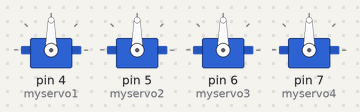
A sketch run on a simulated Arduino Uno, built with avr-gcc and run on an emulated ATmega328P. Parts: 4 × servo.

Above: at 0.1 s.
At 6.1 s:
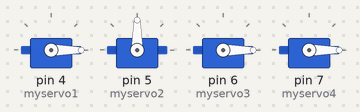
At 12.1 s:
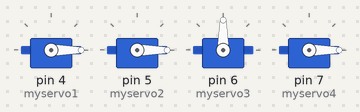
At 18.1 s:
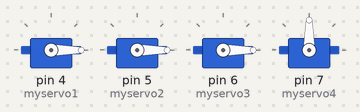
At 28.1 s:
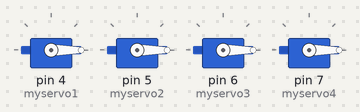
At 38.1 s:
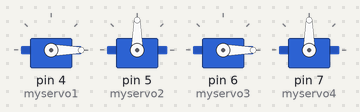
Timing chart, 0 to 39.6 s (numbered marks = the images above):
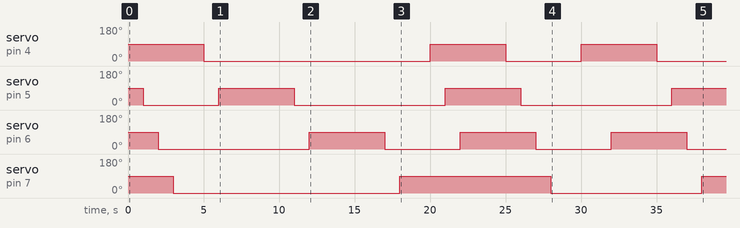

The sketch:

Prototype1_4up.ino
```cpp
#include <Servo.h> //server driving helper code
Servo myservo1;
Servo myservo2;
Servo myservo3;
Servo myservo4;
int pos = 0;
int del = 1000;
int down = 0;
int up = 90;

void setup()
{
 myservo1.attach(4); //assign servos to pins
 myservo2.attach(5);
 myservo3.attach(6);
 myservo4.attach(7);
}

void loop() //execution loop
{
alpha();
delay(del);
beta();
delay(del);
delta();
delay(del);
gamma();
delay(del);
omega();
delay(del);
zero();
delay(del);
x1();
delay(del);
x2();
delay(del);
top();
delay(del);
bottom();
delay(del);
}


//ARRANGEMENT FUNCTIONS

void zero() //drop all servos
{
  //Zero out
  myservo1.write(0);
  delay(del);
  myservo2.write(0);
  delay(del);
  myservo3.write(0);
  delay(del);
  myservo4.write(0);
  delay(del);
}

void alpha() //lift servo 1
{
  myservo1.write(90);
  delay(del);
  myservo2.write(0);
  delay(del);
  myservo3.write(0);
  delay(del);
  myservo4.write(0);
  delay(del);
}

void beta() //lift servo 2
{
  myservo1.write(0);
  delay(del);
  myservo2.write(90);
  delay(del);
  myservo3.write(0);
  delay(del);
  myservo4.write(0);
  delay(del);
}

void delta() //lift servo 3
{
  myservo1.write(0);
  delay(del);
  myservo2.write(0);
  delay(del);
  myservo3.write(90);
  delay(del);
  myservo4.write(0);
  delay(del);
}

void gamma() //lift servo 4
{
  myservo1.write(0);
  delay(del);
  myservo2.write(0);
  delay(del);
  myservo3.write(0);
  delay(del);
  myservo4.write(90);
  delay(del);
}

void omega()
{
  myservo1.write(90);
  delay(del);
  myservo2.write(90);
  delay(del);
  myservo3.write(90);
  delay(del);
  myservo4.write(90);
  delay(del);
}
void x1()
{
  myservo1.write(90);
  delay(del);
  myservo2.write(0);
  delay(del);
  myservo3.write(90);
  delay(del);
  myservo4.write(0);
  delay(del);
}
void x2()
{
  myservo1.write(0);
  delay(del);
  myservo2.write(90);
  delay(del);
  myservo3.write(0);
  delay(del);
  myservo4.write(90);
  delay(del);
}
void top()
{
  myservo1.write(90);
  delay(del);
  myservo2.write(90);
  delay(del);
  myservo3.write(0);
  delay(del);
  myservo4.write(0);
  delay(del);
}
void bottom()
{
  myservo1.write(0);
  delay(del);
  myservo2.write(0);
  delay(del);
  myservo3.write(90);
  delay(del);
  myservo4.write(90);
  delay(del);
}
```

Measured:
- by itself, servo on pin 4 (myservo1): goes 0° 15.0 s, 90° 5.0 s, 0° 5.0 s, 90° 5.0 s, then 0°
- by itself, servo on pin 5 (myservo2): repeats every 15.0 s: 90° 5.0 s, 0° 10.0 s
- by itself, servo on pin 6 (myservo3): repeats every 10.0 s: 90° 5.0 s, 0° 5.0 s
- by itself, servo on pin 7 (myservo4): 90° → 0° at 3.0 s, → 90° 15.0 s later, → 0° 10.0 s later, → 90° 10.0 s later
